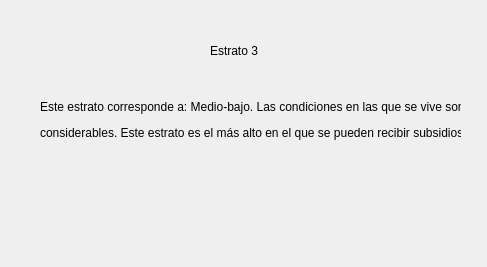
<?xml version="1.0" encoding="UTF-8"?>
<ui version="4.0">
 <class>Dialog</class>
 <widget class="QDialog" name="Dialog">
  <property name="geometry">
   <rect>
    <x>0</x>
    <y>0</y>
    <width>487</width>
    <height>267</height>
   </rect>
  </property>
  <property name="windowTitle">
   <string>Dialog</string>
  </property>
  <widget class="QLabel" name="label">
   <property name="geometry">
    <rect>
     <x>210</x>
     <y>20</y>
     <width>151</width>
     <height>61</height>
    </rect>
   </property>
   <property name="text">
    <string>Estrato 3</string>
   </property>
  </widget>
  <widget class="QLabel" name="label_2">
   <property name="geometry">
    <rect>
     <x>40</x>
     <y>50</y>
     <width>421</width>
     <height>141</height>
    </rect>
   </property>
   <property name="text">
    <string>&lt;html&gt;&lt;head/&gt;&lt;body&gt;&lt;p&gt;Este estrato corresponde a: Medio-bajo. Las condiciones en las que se vive son &lt;/p&gt;&lt;p&gt;considerables. Este estrato es el más alto en el que se pueden recibir subsidios&lt;/p&gt;&lt;/body&gt;&lt;/html&gt;</string>
   </property>
  </widget>
 </widget>
 <resources/>
 <connections/>
</ui>
